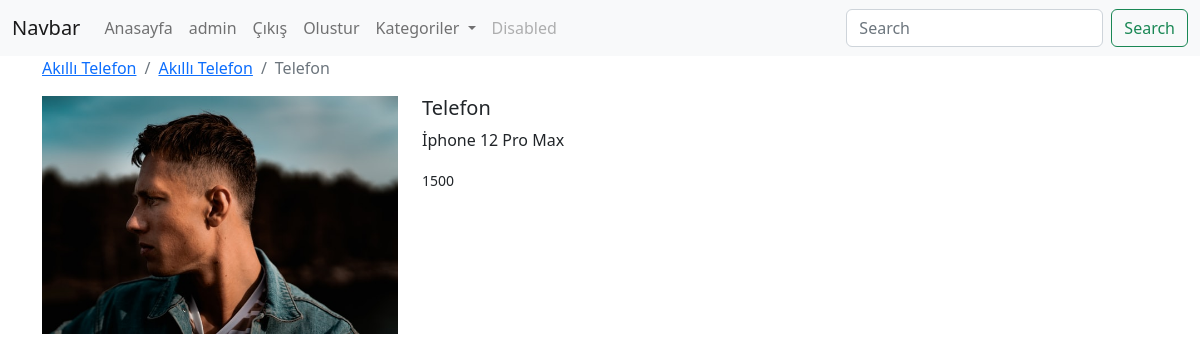
The page /urun/1 (signed in) on the database its author committed.
### urunler/models.py (models this page shows, shortened)
class Urun(models.Model):
    kategori = models.ForeignKey(Kategori, on_delete=models.CASCADE, null=True) # CASCADE = kategori silindiğinde ona bağlı olan ürünleri de siler. SET_NULL = .. boşa çıkarır
    sub_category = models.ManyToManyField(AltKategori)
    tek = models.OneToOneField(TekKategori, on_delete=models.CASCADE, null=True, blank=True)
    isim = models.CharField(max_length=50)
    aciklama = RichTextField(max_length=500, null=True)
    fiyat = models.IntegerField()
    resim = models.FileField(upload_to = 'urunler/', null=True, blank=True)

class Kategori(models.Model):
    isim = models.CharField(max_length=100)
    def __str__(self):
        return self.isim

class TekKategori(models.Model):
    isim = models.CharField(max_length=100)
    def __str__(self):
        return self.isim

### urunler/views.py (the view)
# urls.py: path('urun/<int:urunId>', detail, name="urun"),
def detail(request, urunId):
    urun = Urun.objects.get(id = urunId)
    context = {
        'urun':urun
    }
    return render(request, 'urun.html', context)

### urunler/templates/urun.html
{% extends "index.html" %}
{% load static %}
{% block content %}
      <div class="container">
        <nav aria-label="breadcrumb">
            <ol class="breadcrumb">
              <li class="breadcrumb-item"><a href="{% url 'index' %}?search={{urun.kategori}}">{{urun.kategori}}</a></li>
              <li class="breadcrumb-item"><a href="#">{{urun.tek}}</a></li>
              <li class="breadcrumb-item active" aria-current="page">{{urun.isim}}</li>
            </ol>
          </nav>
        <div class="row">
                <div class="col-4">
                    {% if urun.resim %}
                          <img src="{{urun.resim.url}}" class="card-img-top" alt="...">
                      {% else %}
                          <img src="{% static 'resim.jpg' %}" class="card-img-top" alt="...">
                      {% endif %}
                </div>
                <div class="col-8">
                    <h5>{{urun.isim}}</h5>
                    <p>{{urun.aciklama}}</p>
                    <small>{{urun.fiyat}}</small>
                </div>
        </div>
      </div>
{% endblock content %}

### urunler/templates/includes/navbar.html (shortened to what this page needs)
<nav class="navbar navbar-expand-lg bg-light">
    <div class="container-fluid">
      <a class="navbar-brand" href="/">Navbar</a>
      <div class="collapse navbar-collapse" id="navbarSupportedContent">
        <ul class="navbar-nav me-auto mb-2 mb-lg-0">
          <li class="nav-item">
            <a
            {% if request.path == '/' %}
                class="nav-link active"
            {% else %}
                class="nav-link"
            {% endif %}
             aria-current="page" href="/">Anasayfa</a>
          </li>
          {% if user.is_authenticated %}
              <li class="nav-item">
                <a class="nav-link" href="">{{request.user}}</a>
              </li>
              <li class="nav-item">
                <a class="nav-link" href="{% url 'logout' %}">Çıkış</a>
              </li>
              <li class="nav-item">
                <a class="nav-link" href="{% url 'olustur' %}">Olustur</a>
              </li>
          {% endif %}
          <li class="nav-item dropdown">
            <a class="nav-link dropdown-toggle" href="#" role="button" data-bs-toggle="dropdown" aria-expanded="false">
              Kategoriler
            </a>
          </li>
          <li class="nav-item">
            <a class="nav-link disabled">Disabled</a>
          </li>
        </ul>
        <form class="d-flex" action="{% url 'index' %}" method="GET" role="search">
          <input name="search" value="{{search}}" class="form-control me-2" type="search" placeholder="Search" aria-label="Search">
          <button class="btn btn-outline-success" type="submit">Search</button>
        </form>
      </div>
    </div>
  </nav>

### rows shown on the page
Urun: kategori "Akıllı Telefon", tek "Akıllı Telefon", isim "Telefon", resim (picture), aciklama "İphone 12 Pro Max", fiyat "1500"

### other values the page prints
{{ request.user }} "admin"
